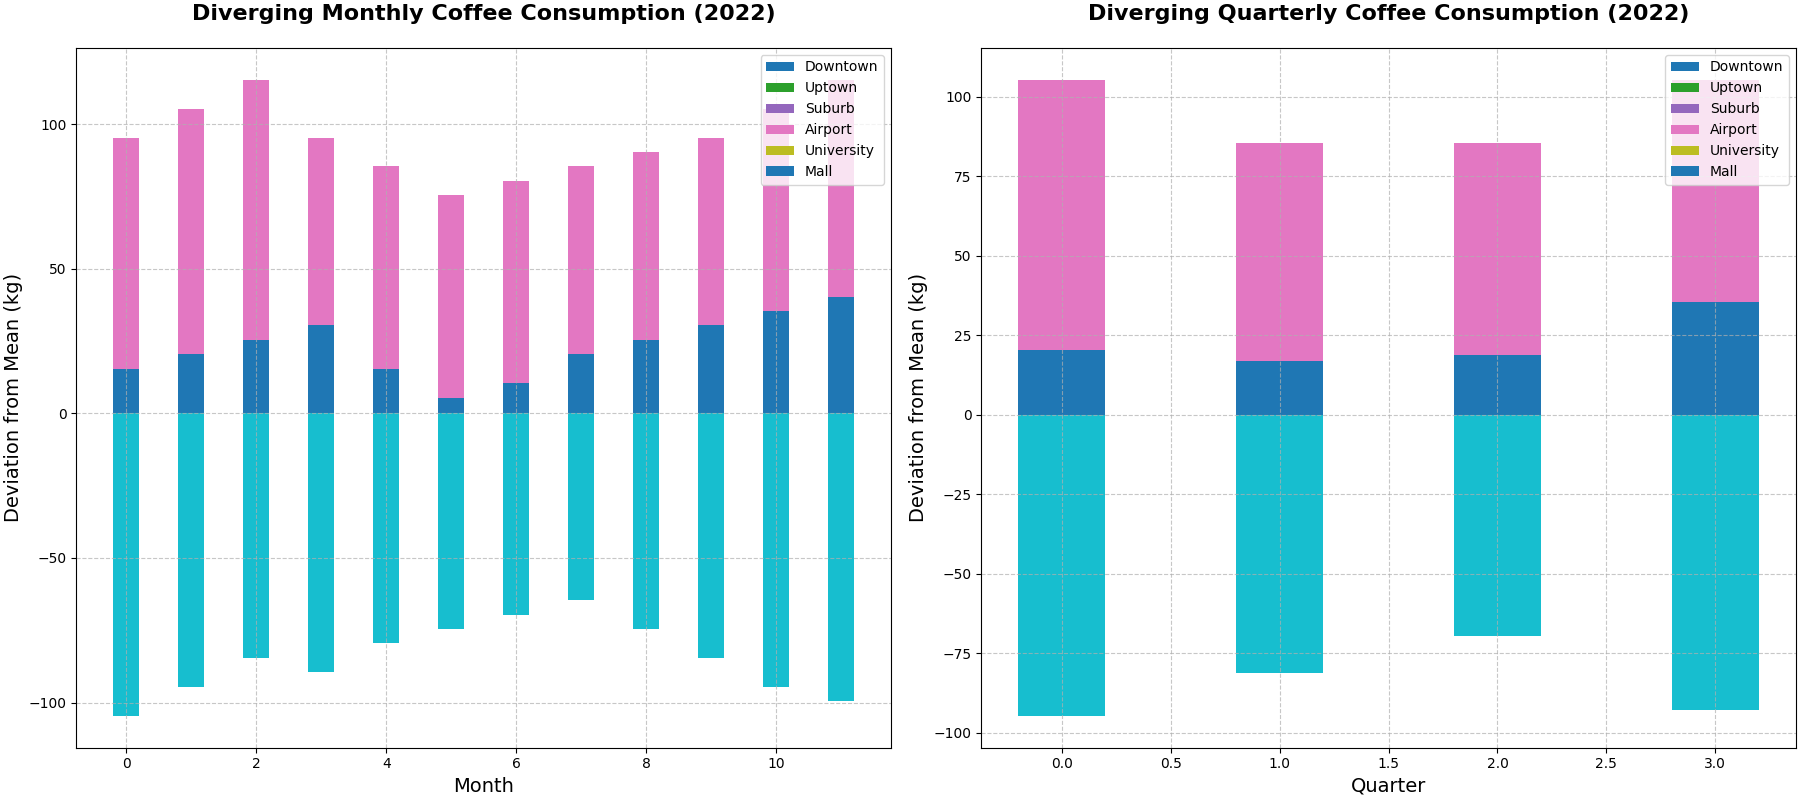

Source code (Python):
import matplotlib.pyplot as plt
import numpy as np

# The branches and their consumption data
branches = ['Downtown', 'Uptown', 'Suburb', 'Airport', 'University', 'Mall']
months = np.arange(1, 13)

# Monthly consumption data for each branch
all_consumption = [
    [240, 200, 210, 220, 230, 240, 245, 250, 240, 230, 220, 215],  # Downtown
    [180, 190, 200, 195, 205, 200, 205, 210, 200, 190, 185, 195],  # Uptown
    [150, 145, 140, 150, 155, 160, 165, 170, 165, 160, 155, 150],  # Suburb
    [300, 310, 320, 300, 290, 280, 285, 290, 295, 300, 310, 320],  # Airport
    [100, 110, 120, 115, 125, 130, 135, 140, 130, 120, 110, 105],  # University
    [220, 225, 230, 235, 220, 210, 215, 225, 230, 235, 240, 245]   # Mall
]

# Setting up the subplot structure
fig, axes = plt.subplots(1, 2, figsize=(18, 8), constrained_layout=True)

# Calculate the midpoint for diverging (e.g., global mean):
global_mean = np.mean([np.mean(consumption) for consumption in all_consumption])

# Diverging bar chart for monthly data
x_indices = np.arange(len(months))
for i, consumption in enumerate(all_consumption):
    deviations = np.array(consumption) - global_mean
    pos_devs = np.where(deviations > 0, deviations, 0)
    neg_devs = np.where(deviations < 0, deviations, 0)
    axes[0].bar(x_indices, pos_devs, width=0.4, align='center', label=branches[i])
    axes[0].bar(x_indices, neg_devs, width=0.4, align='center')

axes[0].set_title("Diverging Monthly Coffee Consumption (2022)", fontsize=16, fontweight='bold', pad=20)
axes[0].set_xlabel("Month", fontsize=14)
axes[0].set_ylabel("Deviation from Mean (kg)", fontsize=14)
axes[0].legend(loc='upper right')
axes[0].grid(True, linestyle='--', alpha=0.7)

# Diverging bar chart for quarterly data
quarters = ['Q1', 'Q2', 'Q3', 'Q4']
x_indices_2 = np.arange(len(quarters))

for i, consumptions in enumerate(all_consumption):
    quarterly_avg = [np.mean(consumptions[i*3:i*3+3]) for i in range(4)]
    deviations = np.array(quarterly_avg) - global_mean
    pos_devs = np.where(deviations > 0, deviations, 0)
    neg_devs = np.where(deviations < 0, deviations, 0)
    axes[1].bar(x_indices_2, pos_devs, width=0.4, align='center', label=branches[i])
    axes[1].bar(x_indices_2, neg_devs, width=0.4, align='center')

axes[1].set_title("Diverging Quarterly Coffee Consumption (2022)", fontsize=16, fontweight='bold', pad=20)
axes[1].set_xlabel("Quarter", fontsize=14)
axes[1].set_ylabel("Deviation from Mean (kg)", fontsize=14)
axes[1].legend(loc='upper right')
axes[1].grid(True, linestyle='--', alpha=0.7)

plt.show()
